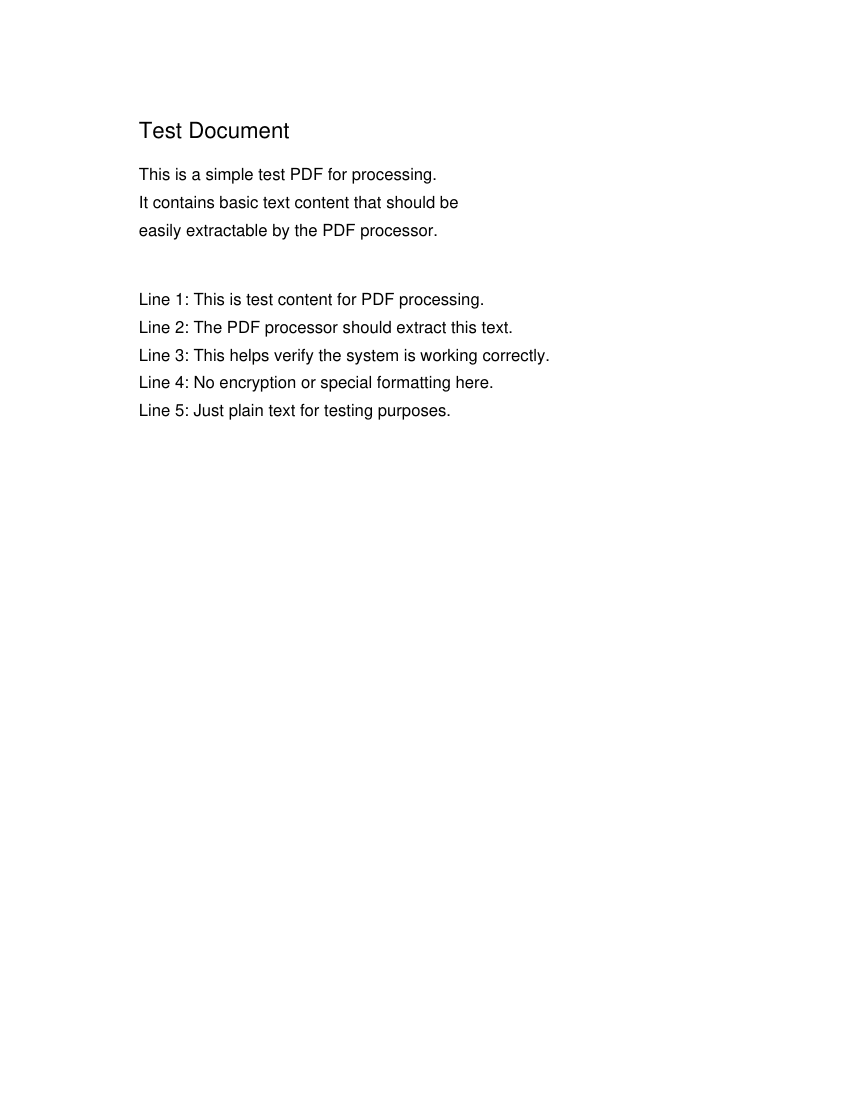

Reproduce this figure in Python.
#!/usr/bin/env python3
"""Create a simple, unencrypted test PDF"""

from reportlab.pdfgen import canvas
from reportlab.lib.pagesizes import letter
import sys

def create_simple_pdf():
    filename = "test-simple.pdf"
    
    # Create a simple PDF
    c = canvas.Canvas(filename, pagesize=letter)
    width, height = letter
    
    # Add some text
    c.setFont("Helvetica", 16)
    c.drawString(100, height - 100, "Test Document")
    c.setFont("Helvetica", 12)
    c.drawString(100, height - 130, "This is a simple test PDF for processing.")
    c.drawString(100, height - 150, "It contains basic text content that should be")
    c.drawString(100, height - 170, "easily extractable by the PDF processor.")
    
    # Add more content on multiple lines
    content = [
        "Line 1: This is test content for PDF processing.",
        "Line 2: The PDF processor should extract this text.",
        "Line 3: This helps verify the system is working correctly.",
        "Line 4: No encryption or special formatting here.",
        "Line 5: Just plain text for testing purposes."
    ]
    
    y_position = height - 220
    for line in content:
        c.drawString(100, y_position, line)
        y_position -= 20
    
    c.save()
    print(f"Created simple test PDF: {filename}")
    
    # Verify it's a valid PDF
    with open(filename, 'rb') as f:
        header = f.read(10)
        print(f"PDF header: {header}")
        print(f"Header as string: {header.decode('ascii', errors='ignore')}")

if __name__ == "__main__":
    create_simple_pdf()